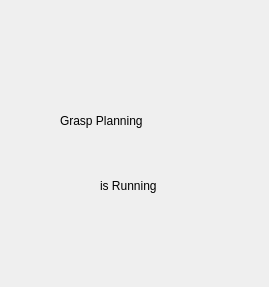
<?xml version="1.0" encoding="UTF-8"?>
<ui version="4.0">
 <class>GraspPlanningView</class>
 <widget class="QWidget" name="GraspPlanningView">
  <property name="geometry">
   <rect>
    <x>0</x>
    <y>0</y>
    <width>269</width>
    <height>287</height>
   </rect>
  </property>
  <property name="windowTitle">
   <string>Form</string>
  </property>
  <widget class="QLabel" name="label">
   <property name="geometry">
    <rect>
     <x>60</x>
     <y>110</y>
     <width>131</width>
     <height>21</height>
    </rect>
   </property>
   <property name="text">
    <string>Grasp Planning</string>
   </property>
  </widget>
  <widget class="QLabel" name="label_2">
   <property name="geometry">
    <rect>
     <x>100</x>
     <y>160</y>
     <width>81</width>
     <height>51</height>
    </rect>
   </property>
   <property name="text">
    <string>is Running</string>
   </property>
  </widget>
 </widget>
 <resources/>
 <connections/>
</ui>
